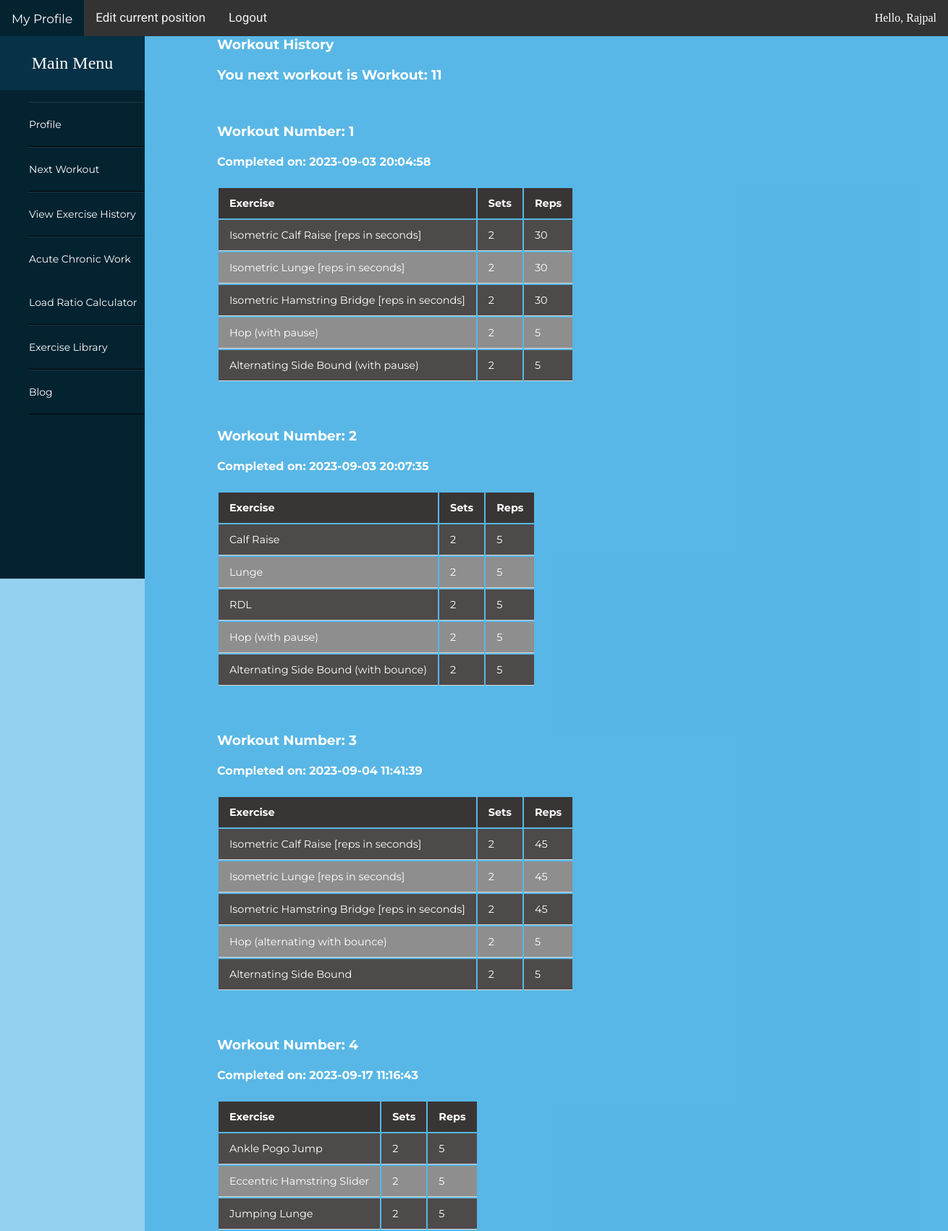
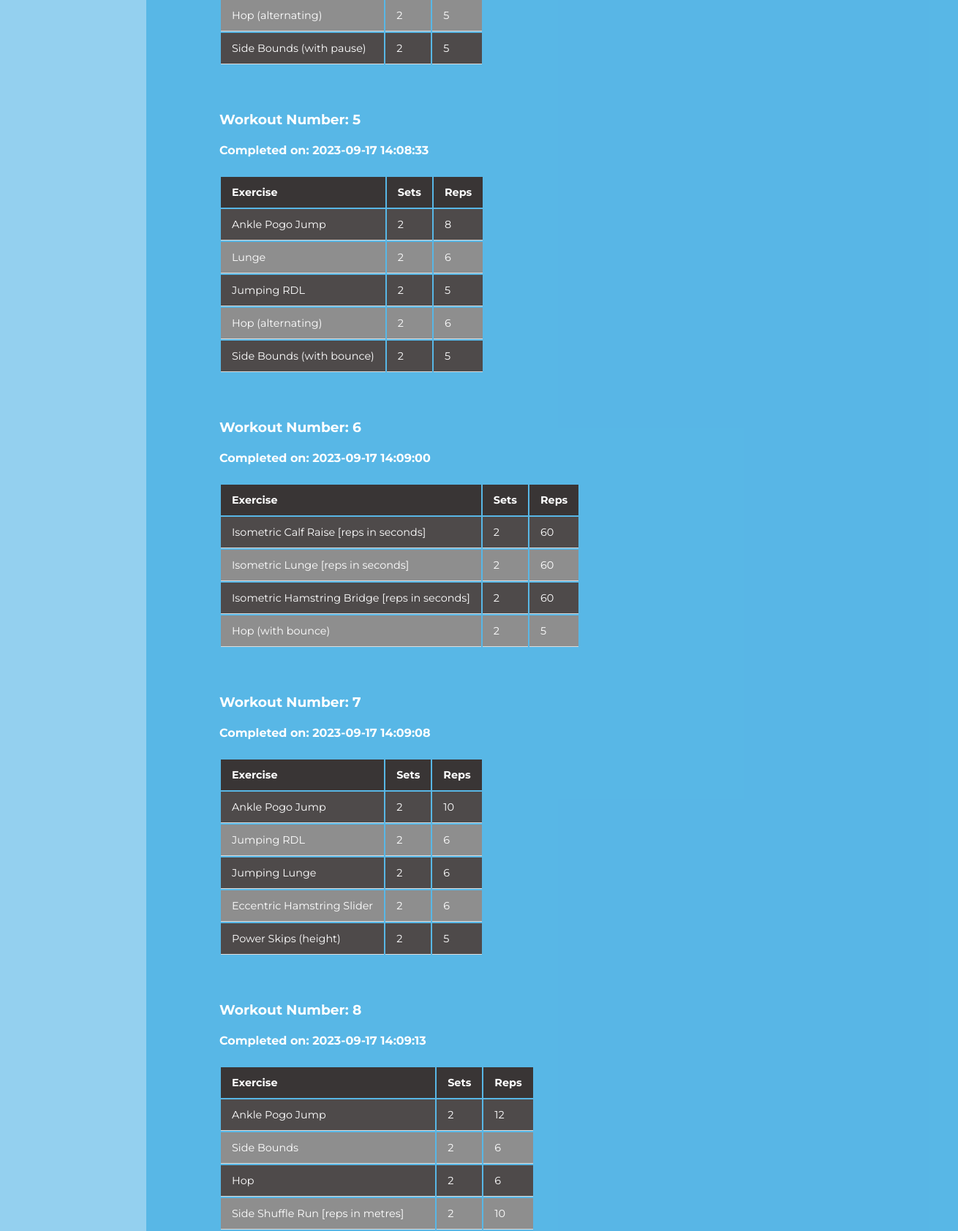
The app's page /workouthistory/ (signed in, upper part) with its own data (2 pictures, top to bottom).
### account/models.py (models this page shows, shortened)
class Account(AbstractBaseUser): #extends AbstractBaseUser class
    email                   = models.EmailField(verbose_name="email", max_length=60, unique=True) #can only have one user with that email
    username                = models.CharField(max_length=30, unique=True)
    date_joined             = models.DateTimeField(verbose_name='date joined', auto_now_add=True) #automatically adds current datetime
    last_login              = models.DateTimeField(verbose_name='last login', auto_now=True)
    is_admin                = models.BooleanField(default=False)     #all of these fields are required for a custom user model
    is_active               = models.BooleanField(default=True)      #set to true as user is active
    is_staff                = models.BooleanField(default=False)     #other defaults set to false as user is regular user
    is_superuser            = models.BooleanField(default=False)
    USERNAME_FIELD = 'email'    #what we want the user to log in with
    REQUIRED_FIELDS = ['username'] #required field for registration other than username
    objects = MyAccountManager()            #references account manager above

class Profile(models.Model):
    user = models.OneToOneField(Account, null=True, on_delete=models.CASCADE) #one to one associated with Account model
    position = models.IntegerField(default=1)                                  #default set to one so user initialised

class MemberLastCompleteHistory(models.Model):
    user = models.OneToOneField(Account, null=True, on_delete=models.CASCADE) #delete objects that have relationship with this object
    session_complete_1 = models.DateTimeField(null=True, default=None)  #set null to True so values are empty until sessions are completed
    session_complete_2 = models.DateTimeField(null=True, default=None)
    session_complete_3 = models.DateTimeField(null=True, default=None)
    session_complete_4 = models.DateTimeField(null=True, default=None)
    session_complete_5 = models.DateTimeField(null=True, default=None)
    session_complete_6 = models.DateTimeField(null=True, default=None)
    session_complete_7 = models.DateTimeField(null=True, default=None)
    session_complete_8 = models.DateTimeField(null=True, default=None)
    session_complete_9 = models.DateTimeField(null=True, default=None)
    session_complete_10 = models.DateTimeField(null=True, default=None)
    session_complete_11 = models.DateTimeField(null=True, default=None)
    session_complete_12 = models.DateTimeField(null=True, default=None)

### workoutsessions/models.py (models this page shows, shortened)
class WorkoutSession(models.Model):
    workout_num = models.IntegerField()
    exercise_name = models.CharField(max_length=100)
    sets = models.IntegerField()
    reps = models.IntegerField()

### workoutsessions/views.py (the view, shortened to what this page needs)
# urls.py: path('workouthistory/', workout_history_view, name="workouthistory"),
def workout_history_view(request):
    if not request.user.is_authenticated:
        return redirect("login")
    workout_sessions = WorkoutSession.objects.all()
    profile = request.user.profile
    position = profile.position
    filtered_workout_sessions = WorkoutSession.objects.all().filter(workout_num__lt=position)
    workout_sessions = filtered_workout_sessions
    position = position - 1
    user_profile = request.user.profile
    position_list = [f"Session {i}" for i in range(1, user_profile.position)]
    history_list = []
    history_instance = MemberLastCompleteHistory.objects.filter(user=user_profile.user).first()
    if history_instance:
        if history_instance.session_complete_1:
            history_instance.session_complete_1 = history_instance.session_complete_1.strftime("%Y-%m-%d %H:%M:%S")
            history_list.append(history_instance.session_complete_1)
        if history_instance.session_complete_2:
            history_instance.session_complete_2 = history_instance.session_complete_2.strftime("%Y-%m-%d %H:%M:%S")
            history_list.append(history_instance.session_complete_2)
        if history_instance.session_complete_3:
            history_instance.session_complete_3 = history_instance.session_complete_3.strftime("%Y-%m-%d %H:%M:%S")
            history_list.append(history_instance.session_complete_3)
        if history_instance.session_complete_4:
            history_instance.session_complete_4 = history_instance.session_complete_4.strftime("%Y-%m-%d %H:%M:%S")
            history_list.append(history_instance.session_complete_4)
        if history_instance.session_complete_5:
            history_instance.session_complete_5 = history_instance.session_complete_5.strftime("%Y-%m-%d %H:%M:%S")
            history_list.append(history_instance.session_complete_5)
        if history_instance.session_complete_6:
            history_instance.session_complete_6 = history_instance.session_complete_6.strftime("%Y-%m-%d %H:%M:%S")
            history_list.append(history_instance.session_complete_6)
        if history_instance.session_complete_7:
            history_instance.session_complete_7 = history_instance.session_complete_7.strftime("%Y-%m-%d %H:%M:%S")
            history_list.append(history_instance.session_complete_7)
        if history_instance.session_complete_8:
            history_instance.session_complete_8 = history_instance.session_complete_8.strftime("%Y-%m-%d %H:%M:%S")
            history_list.append(history_instance.session_complete_8)
        if history_instance.session_complete_9:
            history_instance.session_complete_9 = history_instance.session_complete_9.strftime("%Y-%m-%d %H:%M:%S")
            history_list.append(history_instance.session_complete_9)
        if history_instance.session_complete_10:
            history_instance.session_complete_10 = history_instance.session_complete_10.strftime("%Y-%m-%d %H:%M:%S")
            history_list.append(history_instance.session_complete_10)
        if history_instance.session_complete_11:
            history_instance.session_complete_10 = history_instance.session_complete_11.strftime("%Y-%m-%d %H:%M:%S")
            history_list.append(history_instance.session_complete_11)
        if history_instance.session_complete_12:
            history_instance.session_complete_12 = history_instance.session_complete_12.strftime("%Y-%m-%d %H:%M:%S")
            history_list.append(history_instance.session_complete_12)
    combined_list = []
    for i in range(max(len(position_list), len(history_list))):
        if i < len(position_list):
            combined_list.append(position_list[i])
        if i < len(history_list):
            combined_list.append(history_list[i])
    workout_sessions_list = list(workout_sessions.values())
    grouped_workout_sessions = defaultdict(list)
    for session in workout_sessions_list:
        workout_num = session['workout_num']
        grouped_workout_sessions[workout_num].append(session)
        grouped_workout_sessions_list = list(grouped_workout_sessions.values())
    position = profile.position
    if position != 1:
        group_history_pairs = list(zip(grouped_workout_sessions_list, history_list))
        context = {
        'workout_sessions': workout_sessions,
        "position":position,
        'combined_list': combined_list,
        'position_list': position_list,
        'history_list': history_list,
        'workout_sessions_list': workout_sessions_list,
        'grouped_workout_sessions_list': grouped_workout_sessions_list,
        'group_history_pairs': group_history_pairs,
        }
        return render(request, 'workouthistory.html', context)

### templates/workouthistory.html (shortened to what this page needs)
{% extends 'base.html' %}
{% load static %}
{% block content %}
{% if request.user.is_authenticated %}
<div class="container">
<div class="row">
<div class="everything">
<h3>Workout History</h3>
<h3>You next workout is Workout: {{ user.profile.position }}</h3>
<br>
{% for group, history_value in group_history_pairs %}
    <h3>Workout Number: {{ group.0.workout_num }}</h3>
    <h4>Completed on: {{ history_value }}</h4>
        <div class="table-content">
          <table>
            <thead>
              <tr>
                <th>Exercise</th>
                <th>Sets</th>
                <th>Reps</th>
              </tr>
            </thead>
            <tbody>
            {% for session in group %}
              <tr>
                <td>{{ session.exercise_name }}</td>
                <td>{{ session.sets }}</td>
                <td>{{ session.reps }}</td>
              </tr>
              {% endfor %}
            </tbody>
            </table>
          </div>
          <br>
{% endfor %}
<br>
</div>
<br>
</div>
<br>
</div>
<br>
{% endif %}
{% endblock content %}

### templates/base.html (shortened to what this page needs)
<!DOCTYPE html>
<html lang="en">
<head>
</head>
<body>
  <div class='container'>
    <div class="sidebar">
      <header>Main Menu</header>
        <ul>
            <li> <a href="{% url 'account' %}" > Profile </a> </li>
            <li> <a href="{% url 'workout' %}"> Next Workout</a> </li>
            <li> <a href="{% url 'workouthistory' %}"> View Exercise History</a> </li>
            <li> <a href="{% url 'acwrcalc' %}"> Acute Chronic Work Load Ratio Calculator</a> </li>
            <li> <a href="{% url 'library' %}"> Exercise Library </a> </li>
            <li> <a href="{% url 'bloghome' %}"> Blog </a> </li>
        </ul>
    </div>
    <div class="topbar">
      {% if request.user.is_authenticated %}
        <a class="active" href="{% url 'home' %}">My Profile</a>
        <a href="{% url 'changeposition' %}">Edit current position</a>
        <a href="{% url 'logout' %}">Logout</a>
        <div class="username">Hello, {{request.user.username}}</div>
      {% else %}
        <a class="active" href="{% url 'home' %}">Home</a>
        <a href="{% url 'login' %}">Login</a>
        <a href="{% url 'register' %}">Register</a>
      {% endif %}
    </div>
    <div class="scrollable-content">
      {% block content %}
      {% endblock content %}
    </div>
</body>
</html>

### templates/base.html (style rules this page uses)
body { margin:0; box-sizing: border-box; background-color:#0a95db6f; padding: 0; }
.container { --topbar-height:50px; --sidebar-width:200px; color:white; }
.sidebar { position:fixed; top: var(--topbar-height); width: var(--sidebar-width); height: calc(100vh - var(--topbar-height)); background-color: #042331; overflow-y: auto; }
.sidebar header { font-size: 24px; color: white; text-align: center; line-height: 75px; background: #063146; user-select: none; }
.sidebar ul a { list-style-type: none; list-style: none; text-decoration: none; display: block; height: 100%; width: 100%; line-height: 60px; font-size: 14px; color: white; padding-left: 0px; padding-right: 2px; box-sizing: border-box; border-top: 1px solid rgba(255, 255, 255, .1); border-bottom: 1px solid black; transition: .4s; font-family: 'Montserrat', sans-serif; }
.sidebar ul { list-style-type: none; list-style: none; text-decoration: none; }
.topbar { position:fixed; top:0; width:100%; height: var(--topbar-height); background-color: #333; }
.scrollable-content { margin-top: var(--topbar-height); margin-left: var(--sidebar-width); background-color:#0a95db6f; }
.topbar { overflow: hidden; }
.topbar a { float: left; color: #f2f2f2; text-align: center; padding: 14px 16px; text-decoration: none; font-size: 17px; font-family: 'Roboto', sans-serif; }
.topbar a.active { background-color: #042331; color: white; display: inline-block; padding: 16px; }
.username { position: absolute; right: 16px; top: 0; line-height: var(--topbar-height); color: white; }

### templates/workouthistory.html (style rules this page uses)
.everything { margin-bottom: 20px; margin-left: 100px; width: 100%; padding:0px; }
.table-content { border-collapse: collapse; margin: 25px 0; font-size: 0.9em; min-width: 400px; font-family: 'Montserrat', sans-serif; }
.table-content thead tr { background-color: #393535; text-align: left; }
.table-content th, .table-content td { padding: 12px 15px; }
.table-content tbody tr td { border-bottom: 1px solid #dddddd; }
.table-content tbody tr:nth-of-type(odd) { background-color: #4e4a4a; }
.table-content tbody tr:nth-of-type(even) { background-color: #8E8E8E; }
.h1, h3 { font-family: 'Montserrat', sans-serif; }
.h2, h4 { font-family: 'Montserrat', sans-serif; }

### records on screen
Account: user.username "Rajpal", profile.position "11"
WorkoutSession: workout_num "1", session_complete_1 "2023-09-03 20:04:58", exercise_name "Isometric Calf Raise [reps in seconds]", sets "2", reps "30"
WorkoutSession: exercise_name "Isometric Lunge [reps in seconds]", sets "2", reps "30"
WorkoutSession: exercise_name "Isometric Hamstring Bridge [reps in seconds]", sets "2", reps "30"
WorkoutSession: exercise_name "Hop (with pause)", sets "2", reps "5"
WorkoutSession: exercise_name "Alternating Side Bound (with pause)", sets "2", reps "5"
WorkoutSession: group "2", session_complete_2 "2023-09-03 20:07:35", exercise_name "Calf Raise", sets "2", reps "5"
WorkoutSession: exercise_name "Lunge", sets "2", reps "5"
WorkoutSession: exercise_name "RDL", sets "2", reps "5"
WorkoutSession: exercise_name "Hop (with pause)", sets "2", reps "5"
WorkoutSession: exercise_name "Alternating Side Bound (with bounce)", sets "2", reps "5"
WorkoutSession: workout_num "3", session_complete_3 "2023-09-04 11:41:39", exercise_name "Isometric Calf Raise [reps in seconds]", sets "2", reps "45"
WorkoutSession: exercise_name "Isometric Lunge [reps in seconds]", sets "2", reps "45"
WorkoutSession: exercise_name "Isometric Hamstring Bridge [reps in seconds]", sets "2", reps "45"
WorkoutSession: exercise_name "Hop (alternating with bounce)", sets "2", reps "5"
WorkoutSession: exercise_name "Alternating Side Bound", sets "2", reps "5"
WorkoutSession: workout_num "4", session_complete_4 "2023-09-17 11:16:43", exercise_name "Ankle Pogo Jump", sets "2", reps "5"
WorkoutSession: exercise_name "Eccentric Hamstring Slider", sets "2", reps "5"
WorkoutSession: exercise_name "Jumping Lunge", sets "2", reps "5"
WorkoutSession: exercise_name "Hop (alternating)", sets "2", reps "5"
WorkoutSession: exercise_name "Side Bounds (with pause)", sets "2", reps "5"
WorkoutSession: workout_num "5", session_complete_5 "2023-09-17 14:08:33", exercise_name "Ankle Pogo Jump", sets "2", reps "8"
WorkoutSession: exercise_name "Lunge", sets "2", reps "6"
WorkoutSession: exercise_name "Jumping RDL", sets "2", reps "5"
WorkoutSession: exercise_name "Hop (alternating)", sets "2", reps "6"
WorkoutSession: exercise_name "Side Bounds (with bounce)", sets "2", reps "5"
WorkoutSession: workout_num "6", session_complete_6 "2023-09-17 14:09:00", exercise_name "Isometric Calf Raise [reps in seconds]", sets "2", reps "60"
WorkoutSession: exercise_name "Isometric Lunge [reps in seconds]", sets "2", reps "60"
WorkoutSession: exercise_name "Isometric Hamstring Bridge [reps in seconds]", sets "2", reps "60"
WorkoutSession: exercise_name "Hop (with bounce)", sets "2", reps "5"
WorkoutSession: workout_num "7", session_complete_7 "2023-09-17 14:09:08", exercise_name "Ankle Pogo Jump", sets "2", reps "10"
WorkoutSession: exercise_name "Jumping RDL", sets "2", reps "6"
WorkoutSession: exercise_name "Jumping Lunge", sets "2", reps "6"
WorkoutSession: exercise_name "Eccentric Hamstring Slider", sets "2", reps "6"
WorkoutSession: exercise_name "Power Skips (height)", sets "2", reps "5"
WorkoutSession: workout_num "8", session_complete_8 "2023-09-17 14:09:13", exercise_name "Ankle Pogo Jump", sets "2", reps "12"
WorkoutSession: exercise_name "Side Bounds", sets "2", reps "6"
WorkoutSession: exercise_name "Hop", sets "2", reps "6"
WorkoutSession: exercise_name "Side Shuffle Run [reps in metres]", sets "2", reps "10"
